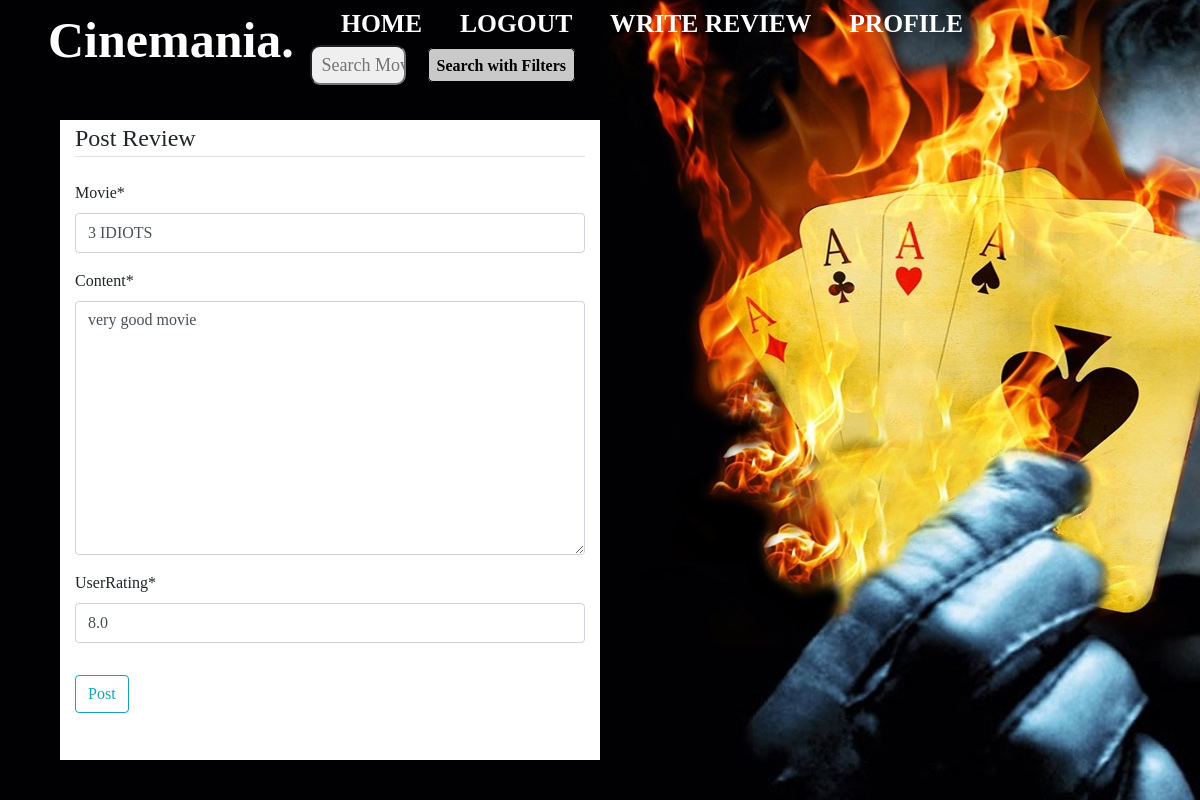
The app's page /reviews/1/update/ (signed in) with its own data.
### blog/models.py (models this page shows, shortened)
class Review(models.Model):
    username = models.ForeignKey(User, on_delete=models.CASCADE)
    movie = models.CharField(max_length=250)
    content = models.TextField()
    userRating = models.DecimalField(max_digits=2, decimal_places=1, default=5.0)
    date_posted = models.DateTimeField(default=timezone.now)

### blog/views.py (the view, shortened to what this page needs)
# urls.py: path('reviews/<int:pk>/update/', ReviewUpdateView.as_view(), name='update-review'),
class ReviewUpdateView(LoginRequiredMixin, UserPassesTestMixin, UpdateView):
    model = Review
    fields = ['movie', 'content', 'userRating']
    def test_func(self):
        review = self.get_object()
        return self.request.user == review.username
    def get_context_data(self, **kwargs):
        context = super().get_context_data(**kwargs)
        context['title'] = 'Edit Review'  # Set the title for the review edit page
        return context

### blog/templates/blog/review_form.html (shortened to what this page needs)
{% extends "blog/base.html" %}
{% load crispy_forms_tags %}
{% block styling %}
<link rel="stylesheet" href="https://maxcdn.bootstrapcdn.com/bootstrap/4.0.0/css/bootstrap.min.css">
{% endblock styling %}
{% block content %}
    <div class="content-section container">
        <form method="POST">
            <fieldset class="form-group">
                <legend class="border-bottom mb-4">Post Review</legend>
                {{ form|crispy }}
            </fieldset>
            <div class="form-group">
                <button class="btn btn-outline-info" type="submit">Post</button>
            </div>
        </form>
    </div>
{% endblock content %}

### blog/static/style.css (style rules this page uses)
* { margin: 0%; padding: 0%; font-family:Cambria, Cochin, Georgia, Times, 'Times New Roman', serif; }
form { display: inline; }
input { background: rgba(255, 255, 255, 0.781); border-radius: 10px; height: 40px; width: 250px; font-size: 18px; color: rgb(0, 0, 0); padding-left: 10px; }

### blog/templates/blog/review_form.html (style rules this page uses)
.container { position: absolute; top: 15%; left: 5%; width: 45vw; height: 80vh; background-color: rgb(255, 255, 255); overflow: auto; }

### blog/templates/blog/base.html (style rules this page uses)
form { display: inline; }

### records on screen
Review: movie "3 IDIOTS", content "very good movie", userRating "8.0"
